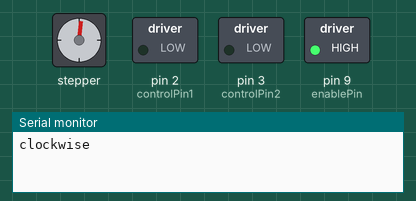
Bench run of a sketch on a simulated Arduino Uno, built with avr-gcc and run on an emulated ATmega328P. On the bench: stepper motor, switched loads named in the sketch (green lamp = pin HIGH), the last lines printed to the serial monitor. Stepper angles assume 300 steps per turn.

Above: at 0.15 s.
At 0.75 s:
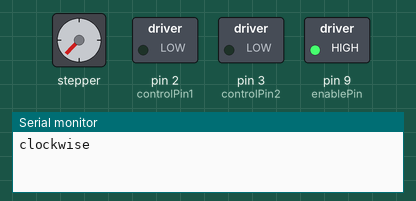
At 9.26 s:
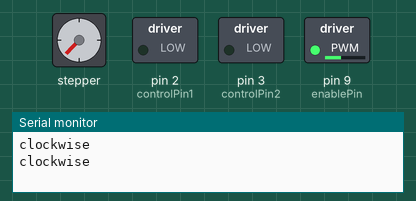
At 18.6 s:
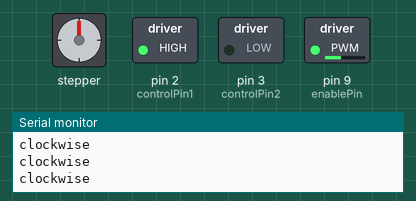
At 25.97 s:
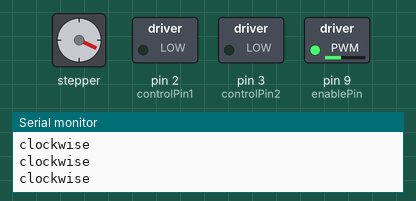
At 37.6 s:
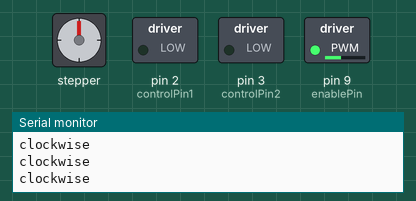
Timing chart, 0 to 39.1 s (numbered marks = the images above):
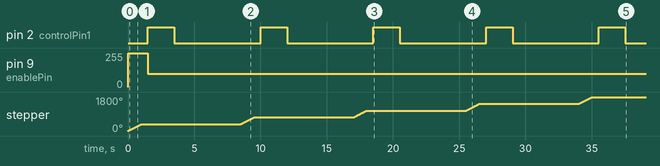

The sketch:

testDCAndStepper.ino
```cpp
#include <Stepper.h>

const int stepsPerRevolution = 300;  // change this to fit the number of steps per revolution
// for your motor
const int negSteps = -400;
Stepper myStepper(stepsPerRevolution, 4, 5, 6, 7);

const int controlPin1 = 2; // connected to pin 7 on the H-bridge
const int controlPin2 = 3; // connected to pin 2 on the H-bridge
const int enablePin = 9;   // connected to pin 1 on the H-bridge

void setup() {
  // put your setup code here, to run once:
  pinMode(controlPin1, OUTPUT);
  pinMode(controlPin2, OUTPUT);
  pinMode(enablePin, OUTPUT);
  digitalWrite(enablePin, HIGH);

  myStepper.setSpeed(60);
  // initialize the serial port:
  Serial.begin(9600);

}

void loop() {
  // put your main code here, to run repeatedly:
  Serial.println("clockwise");
  myStepper.step(stepsPerRevolution);
  delay(500);

  digitalWrite(controlPin1,HIGH);
  digitalWrite(controlPin2,LOW);
  analogWrite(enablePin,100);
  delay(2000);
  digitalWrite(controlPin1,LOW);
  digitalWrite(controlPin2,LOW);
  delay(5000);
}
```

Measured:
- by itself, pin 2 (controlPin1): alternates HIGH for 2.0 s and LOW for 6.5 s
- by itself, pin 9 (enablePin): 255/255 → 100/255 at 1.5 s
- by itself, stepper: turns 360° clockwise in 0.99 s, repeating every 8.5 s
